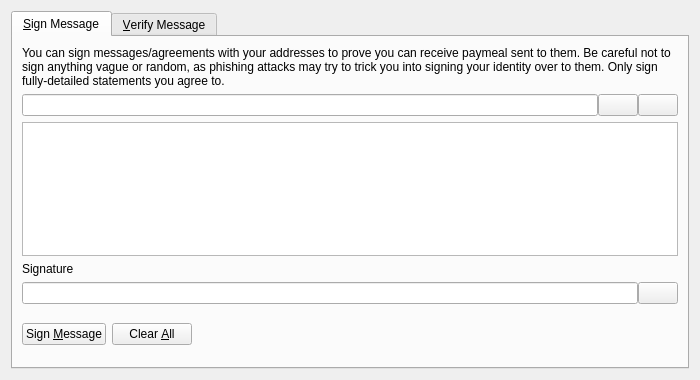
<?xml version="1.0" encoding="UTF-8"?>
<ui version="4.0">
 <class>SignVerifyMessageDialog</class>
 <widget class="QDialog" name="SignVerifyMessageDialog">
  <property name="geometry">
   <rect>
    <x>0</x>
    <y>0</y>
    <width>700</width>
    <height>380</height>
   </rect>
  </property>
  <property name="windowTitle">
   <string>Signatures - Sign / Verify a Message</string>
  </property>
  <property name="modal">
   <bool>true</bool>
  </property>
  <layout class="QVBoxLayout" name="verticalLayout">
   <item>
    <widget class="QTabWidget" name="tabWidget">
     <property name="currentIndex">
      <number>0</number>
     </property>
     <widget class="QWidget" name="tabSignMessage">
      <attribute name="title">
       <string>&amp;Sign Message</string>
      </attribute>
      <layout class="QVBoxLayout" name="verticalLayout_SM">
       <item>
        <widget class="QLabel" name="infoLabel_SM">
         <property name="text">
          <string>You can sign messages/agreements with your addresses to prove you can receive paymeal sent to them. Be careful not to sign anything vague or random, as phishing attacks may try to trick you into signing your identity over to them. Only sign fully-detailed statements you agree to.</string>
         </property>
         <property name="textFormat">
          <enum>Qt::PlainText</enum>
         </property>
         <property name="wordWrap">
          <bool>true</bool>
         </property>
        </widget>
       </item>
       <item>
        <layout class="QHBoxLayout" name="horizontalLayout_1_SM">
         <property name="spacing">
          <number>0</number>
         </property>
         <item>
          <widget class="QValidatedLineEdit" name="addressIn_SM">
           <property name="toolTip">
            <string>The paymeal address to sign the message with</string>
           </property>
          </widget>
         </item>
         <item>
          <widget class="QPushButton" name="addressBookButton_SM">
           <property name="toolTip">
            <string>Choose previously used address</string>
           </property>
           <property name="text">
            <string/>
           </property>
           <property name="shortcut">
            <string>Alt+A</string>
           </property>
           <property name="autoDefault">
            <bool>false</bool>
           </property>
          </widget>
         </item>
         <item>
          <widget class="QPushButton" name="pasteButton_SM">
           <property name="toolTip">
            <string>Paste address from clipboard</string>
           </property>
           <property name="text">
            <string/>
           </property>
           <property name="shortcut">
            <string>Alt+P</string>
           </property>
           <property name="autoDefault">
            <bool>false</bool>
           </property>
          </widget>
         </item>
        </layout>
       </item>
       <item>
        <widget class="QPlainTextEdit" name="messageIn_SM">
         <property name="toolTip">
          <string>Enter the message you want to sign here</string>
         </property>
        </widget>
       </item>
       <item>
        <widget class="QLabel" name="signatureLabel_SM">
         <property name="text">
          <string>Signature</string>
         </property>
         <property name="textFormat">
          <enum>Qt::PlainText</enum>
         </property>
        </widget>
       </item>
       <item>
        <layout class="QHBoxLayout" name="horizontalLayout_2_SM">
         <property name="spacing">
          <number>0</number>
         </property>
         <item>
          <widget class="QLineEdit" name="signatureOut_SM">
           <property name="font">
            <font>
             <italic>true</italic>
            </font>
           </property>
           <property name="readOnly">
            <bool>true</bool>
           </property>
          </widget>
         </item>
         <item>
          <widget class="QPushButton" name="copySignatureButton_SM">
           <property name="toolTip">
            <string>Copy the current signature to the system clipboard</string>
           </property>
           <property name="text">
            <string/>
           </property>
           <property name="autoDefault">
            <bool>false</bool>
           </property>
          </widget>
         </item>
        </layout>
       </item>
       <item>
        <layout class="QHBoxLayout" name="horizontalLayout_3_SM">
         <item>
          <widget class="QPushButton" name="signMessageButton_SM">
           <property name="toolTip">
            <string>Sign the message to prove you own this paymeal address</string>
           </property>
           <property name="text">
            <string>Sign &amp;Message</string>
           </property>
           <property name="autoDefault">
            <bool>false</bool>
           </property>
          </widget>
         </item>
         <item>
          <widget class="QPushButton" name="clearButton_SM">
           <property name="toolTip">
            <string>Reset all sign message fields</string>
           </property>
           <property name="text">
            <string>Clear &amp;All</string>
           </property>
           <property name="autoDefault">
            <bool>false</bool>
           </property>
          </widget>
         </item>
         <item>
          <spacer name="horizontalSpacer_1_SM">
           <property name="orientation">
            <enum>Qt::Horizontal</enum>
           </property>
           <property name="sizeHint" stdset="0">
            <size>
             <width>40</width>
             <height>48</height>
            </size>
           </property>
          </spacer>
         </item>
         <item>
          <widget class="QLabel" name="statusLabel_SM">
           <property name="font">
            <font>
             <weight>75</weight>
             <bold>true</bold>
            </font>
           </property>
           <property name="text">
            <string/>
           </property>
           <property name="wordWrap">
            <bool>true</bool>
           </property>
          </widget>
         </item>
         <item>
          <spacer name="horizontalSpacer_2_SM">
           <property name="orientation">
            <enum>Qt::Horizontal</enum>
           </property>
           <property name="sizeHint" stdset="0">
            <size>
             <width>40</width>
             <height>48</height>
            </size>
           </property>
          </spacer>
         </item>
        </layout>
       </item>
      </layout>
     </widget>
     <widget class="QWidget" name="tabVerifyMessage">
      <attribute name="title">
       <string>&amp;Verify Message</string>
      </attribute>
      <layout class="QVBoxLayout" name="verticalLayout_VM">
       <item>
        <widget class="QLabel" name="infoLabel_VM">
         <property name="text">
          <string>Enter the receiver's address, message (ensure you copy line breaks, spaces, tabs, etc. exactly) and signature below to verify the message. Be careful not to read more into the signature than what is in the signed message itself, to avoid being tricked by a man-in-the-middle attack. Note that this only proves the signing party receives with the address, it cannot prove sendership of any transaction!</string>
         </property>
         <property name="textFormat">
          <enum>Qt::PlainText</enum>
         </property>
         <property name="alignment">
          <set>Qt::AlignLeading|Qt::AlignLeft|Qt::AlignTop</set>
         </property>
         <property name="wordWrap">
          <bool>true</bool>
         </property>
        </widget>
       </item>
       <item>
        <layout class="QHBoxLayout" name="horizontalLayout_1_VM">
         <property name="spacing">
          <number>0</number>
         </property>
         <item>
          <widget class="QValidatedLineEdit" name="addressIn_VM">
           <property name="toolTip">
            <string>The paymeal address the message was signed with</string>
           </property>
          </widget>
         </item>
         <item>
          <widget class="QPushButton" name="addressBookButton_VM">
           <property name="toolTip">
            <string>Choose previously used address</string>
           </property>
           <property name="text">
            <string/>
           </property>
           <property name="shortcut">
            <string>Alt+A</string>
           </property>
           <property name="autoDefault">
            <bool>false</bool>
           </property>
          </widget>
         </item>
        </layout>
       </item>
       <item>
        <widget class="QPlainTextEdit" name="messageIn_VM"/>
       </item>
       <item>
        <widget class="QValidatedLineEdit" name="signatureIn_VM"/>
       </item>
       <item>
        <layout class="QHBoxLayout" name="horizontalLayout_2_VM">
         <item>
          <widget class="QPushButton" name="verifyMessageButton_VM">
           <property name="toolTip">
            <string>Verify the message to ensure it was signed with the specified paymeal address</string>
           </property>
           <property name="text">
            <string>Verify &amp;Message</string>
           </property>
           <property name="autoDefault">
            <bool>false</bool>
           </property>
          </widget>
         </item>
         <item>
          <widget class="QPushButton" name="clearButton_VM">
           <property name="toolTip">
            <string>Reset all verify message fields</string>
           </property>
           <property name="text">
            <string>Clear &amp;All</string>
           </property>
           <property name="autoDefault">
            <bool>false</bool>
           </property>
          </widget>
         </item>
         <item>
          <spacer name="horizontalSpacer_1_VM">
           <property name="orientation">
            <enum>Qt::Horizontal</enum>
           </property>
           <property name="sizeHint" stdset="0">
            <size>
             <width>40</width>
             <height>48</height>
            </size>
           </property>
          </spacer>
         </item>
         <item>
          <widget class="QLabel" name="statusLabel_VM">
           <property name="font">
            <font>
             <weight>75</weight>
             <bold>true</bold>
            </font>
           </property>
           <property name="text">
            <string/>
           </property>
           <property name="wordWrap">
            <bool>true</bool>
           </property>
          </widget>
         </item>
         <item>
          <spacer name="horizontalSpacer_2_VM">
           <property name="orientation">
            <enum>Qt::Horizontal</enum>
           </property>
           <property name="sizeHint" stdset="0">
            <size>
             <width>40</width>
             <height>48</height>
            </size>
           </property>
          </spacer>
         </item>
        </layout>
       </item>
      </layout>
     </widget>
    </widget>
   </item>
  </layout>
 </widget>
 <customwidgets>
  <customwidget>
   <class>QValidatedLineEdit</class>
   <extends>QLineEdit</extends>
   <header>qvalidatedlineedit.h</header>
  </customwidget>
 </customwidgets>
 <resources>
  <include location="../paymeal.qrc"/>
 </resources>
 <connections/>
</ui>
